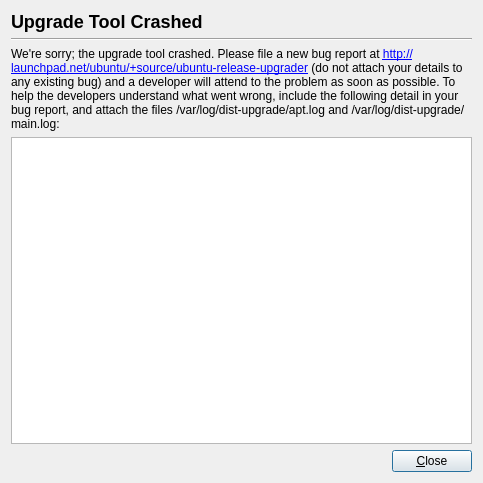
<ui version="4.0" >
 <class>CrashDialog</class>
 <widget class="QDialog" name="CrashDialog" >
  <property name="geometry" >
   <rect>
    <x>0</x>
    <y>0</y>
    <width>483</width>
    <height>483</height>
   </rect>
  </property>
  <property name="sizePolicy" >
   <sizepolicy vsizetype="Preferred" hsizetype="Preferred" >
    <horstretch>0</horstretch>
    <verstretch>0</verstretch>
   </sizepolicy>
  </property>
  <property name="windowTitle" >
   <string>Upgrader Crashed</string>
  </property>
  <property name="sizeGripEnabled" >
   <bool>false</bool>
  </property>
  <property name="modal" >
   <bool>true</bool>
  </property>
  <layout class="QGridLayout" >
   <item row="0" column="0" >
    <layout class="QVBoxLayout" >
     <item>
      <widget class="QLabel" name="crash_heading_label" >
       <property name="sizePolicy" >
        <sizepolicy vsizetype="Preferred" hsizetype="Preferred" >
         <horstretch>0</horstretch>
         <verstretch>0</verstretch>
        </sizepolicy>
       </property>
       <property name="text" >
        <string>&lt;h2>Upgrade Tool Crashed&lt;/h2></string>
       </property>
       <property name="alignment" >
        <set>Qt::AlignVCenter</set>
       </property>
       <property name="wordWrap" >
        <bool>false</bool>
       </property>
      </widget>
     </item>
     <item>
      <widget class="Line" name="line12" >
       <property name="frameShape" >
        <enum>QFrame::HLine</enum>
       </property>
       <property name="frameShadow" >
        <enum>QFrame::Sunken</enum>
       </property>
      </widget>
     </item>
     <item>
      <widget class="QLabel" name="crash_info_text" >
       <property name="text" >
        <string>&lt;qt>We're sorry; the upgrade tool crashed. Please file a new bug report at &lt;a href="http://launchpad.net/ubuntu/+source/ubuntu-release-upgrader">http://launchpad.net/ubuntu/+source/ubuntu-release-upgrader&lt;/a> (do not attach your details to any existing bug) and a developer will attend to the problem as soon as possible. To help the developers understand what went wrong, include the following detail in your bug report, and attach the files /var/log/dist-upgrade/apt.log and /var/log/dist-upgrade/main.log:</string>
       </property>
       <property name="alignment" >
        <set>Qt::AlignVCenter</set>
       </property>
       <property name="wordWrap" >
        <bool>true</bool>
       </property>
       <property name="openExternalLinks" >
        <bool>true</bool>
       </property>
      </widget>
     </item>
     <item>
      <widget class="QTextBrowser" name="crash_detail" />
     </item>
     <item>
      <layout class="QHBoxLayout" >
       <item>
        <spacer name="Horizontal Spacing2" >
         <property name="orientation" >
          <enum>Qt::Horizontal</enum>
         </property>
         <property name="sizeType" >
          <enum>QSizePolicy::MinimumExpanding</enum>
         </property>
         <property name="sizeHint" stdset="0" >
          <size>
           <width>20</width>
           <height>20</height>
          </size>
         </property>
        </spacer>
       </item>
       <item>
        <widget class="QPushButton" name="crash_close" >
         <property name="text" >
          <string>&amp;Close</string>
         </property>
         <property name="shortcut" >
          <string>Alt+C</string>
         </property>
         <property name="autoDefault" >
          <bool>true</bool>
         </property>
         <property name="default" >
          <bool>true</bool>
         </property>
        </widget>
       </item>
      </layout>
     </item>
    </layout>
   </item>
  </layout>
 </widget>
 <layoutdefault spacing="6" margin="11" />
 <pixmapfunction>qPixmapFromMimeSource</pixmapfunction>
 <includes>
  <include location="local" >kurllabel.h</include>
 </includes>
 <resources/>
 <connections>
  <connection>
   <sender>crash_close</sender>
   <signal>clicked()</signal>
   <receiver>CrashDialog</receiver>
   <slot>accept()</slot>
   <hints>
    <hint type="sourcelabel" >
     <x>20</x>
     <y>20</y>
    </hint>
    <hint type="destinationlabel" >
     <x>20</x>
     <y>20</y>
    </hint>
   </hints>
  </connection>
 </connections>
</ui>
